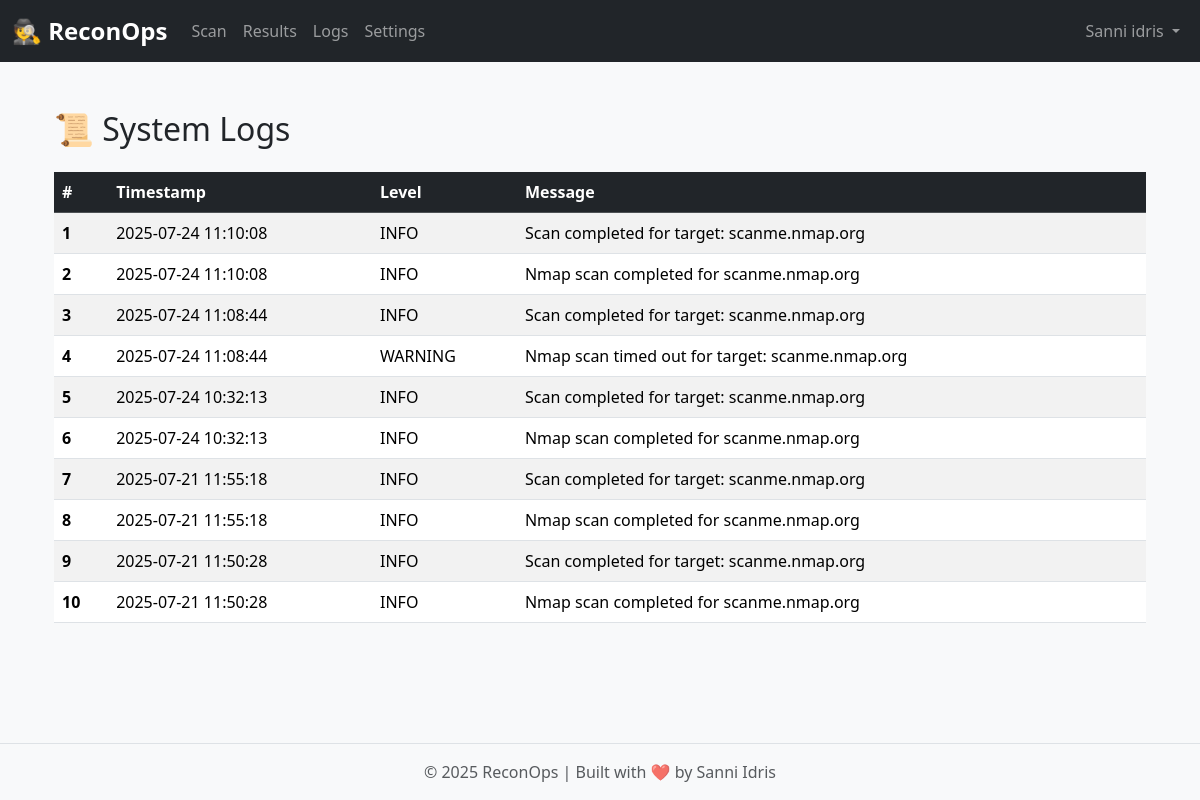
Screenshot of /logs (signed in) with the database file from the repository.
### reconops_dashboard/models.py (models this page shows, shortened)
class User(UserMixin, db.Model):
    __tablename__ = 'users'
    id = db.Column(db.Integer, primary_key=True)
    username = db.Column(db.String(64), unique=True, nullable=False)
    email = db.Column(db.String(120), unique=True, nullable=False)
    password_hash = db.Column(db.String(128), nullable=False)
    role = db.Column(db.String(20), default='user')  # e.g., 'admin' or 'user'

class SystemLog(db.Model):
    __tablename__ = 'system_logs'
    id = db.Column(db.Integer, primary_key=True)
    timestamp = db.Column(db.DateTime, default=datetime.utcnow)
    level = db.Column(db.String(50), nullable=False)
    message = db.Column(db.Text, nullable=False)

### reconops_dashboard/routes/main_routes.py (the view)
@main.route('/logs')
@login_required
def logs():
    logs = SystemLog.query.order_by(SystemLog.timestamp.desc()).all()
    return render_template('logs.html', logs=logs)

### reconops_dashboard/models.py (called while the page is built)
@login_manager.user_loader
def load_user(user_id):
    return User.query.get(int(user_id))

### reconops_dashboard/templates/logs.html
{% extends 'base.html' %}
{% block content %}
<div class="container mt-5">
    <h2 class="mb-4">📜 System Logs</h2>
    {% if logs %}
        <table class="table table-striped table-hover">
            <thead class="table-dark">
                <tr>
                    <th scope="col">#</th>
                    <th scope="col">Timestamp</th>
                    <th scope="col">Level</th>
                    <th scope="col">Message</th>
                </tr>
            </thead>
            <tbody>
                {% for log in logs %}
                <tr>
                    <th scope="row">{{ loop.index }}</th>
                    <td>{{ log.timestamp.strftime('%Y-%m-%d %H:%M:%S') }}</td>
                    <td>{{ log.level }}</td>
                    <td>{{ log.message }}</td>
                </tr>
                {% endfor %}
            </tbody>
        </table>
    {% else %}
        <div class="alert alert-info">
            No logs available at this time.
        </div>
    {% endif %}
</div>
{% endblock %}

### reconops_dashboard/templates/base.html (shortened to what this page needs)
<!DOCTYPE html>
<html lang="en">
<head>
    <link href="https://cdn.jsdelivr.net/npm/bootstrap@5.3.2/dist/css/bootstrap.min.css" rel="stylesheet" />
    <link rel="stylesheet" href="{{ url_for('static', filename='css/styles.css') }}" />
</head>
<body>
    <nav class="navbar navbar-expand-lg navbar-dark bg-dark">
        <div class="container-fluid">
            <a class="navbar-brand" href="{{ url_for('main.home') }}">🕵️ ReconOps</a>
            <div class="collapse navbar-collapse" id="navbarNav">
                <ul class="navbar-nav me-auto">
                    <li class="nav-item">
                        <a class="nav-link" href="{{ url_for('main.scan') }}">Scan</a>
                    </li>
                    <li class="nav-item">
                        <a class="nav-link" href="{{ url_for('main.results') }}">Results</a>
                    </li>
                    <li class="nav-item">
                        <a class="nav-link" href="{{ url_for('main.logs') }}">Logs</a>
                    </li>
                    <li class="nav-item">
                        <a class="nav-link" href="{{ url_for('settings.settings') }}">Settings</a>
                    </li>
                </ul>
                <ul class="navbar-nav ms-auto">
                    {% if current_user.is_authenticated %}
                        <li class="nav-item dropdown">
                            <a
                                class="nav-link dropdown-toggle"
                                href="#"
                                id="userDropdown"
                                role="button"
                                data-bs-toggle="dropdown"
                                aria-expanded="false"
                            >
                                {{ current_user.username }}
                            </a>
                        </li>
                    {% endif %}
                </ul>
            </div>
        </div>
    </nav>
    <div class="container mt-4">
        {% block content %}{% endblock %}
    </div>
    <footer class="footer mt-auto py-3 bg-light text-center">
        <div class="container">
            <span class="text-muted">© 2025 ReconOps | Built with ❤️ by Sanni Idris</span>
        </div>
    </footer>
</body>
</html>

### reconops_dashboard/static/css/styles.css (style rules this page uses)
body { background-color: #f8f9fa; font-family: "Segoe UI", Tahoma, Geneva, Verdana, sans-serif; }
.navbar-brand { font-weight: bold; font-size: 1.5rem; }
footer { position: fixed; bottom: 0; width: 100%; background: #f8f9fa; border-top: 1px solid #dee2e6; }

### rows the page displays
User: username "Sanni idris"
SystemLog: timestamp "2025-07-24 11:10:08", level "INFO", message "Scan completed for target: scanme.nmap.org"
SystemLog: timestamp "2025-07-24 11:10:08", level "INFO", message "Nmap scan completed for scanme.nmap.org"
SystemLog: timestamp "2025-07-24 11:08:44", level "INFO", message "Scan completed for target: scanme.nmap.org"
SystemLog: timestamp "2025-07-24 11:08:44", level "WARNING", message "Nmap scan timed out for target: scanme.nmap.org"
SystemLog: timestamp "2025-07-24 10:32:13", level "INFO", message "Scan completed for target: scanme.nmap.org"
SystemLog: timestamp "2025-07-24 10:32:13", level "INFO", message "Nmap scan completed for scanme.nmap.org"
SystemLog: timestamp "2025-07-21 11:55:18", level "INFO", message "Scan completed for target: scanme.nmap.org"
SystemLog: timestamp "2025-07-21 11:55:18", level "INFO", message "Nmap scan completed for scanme.nmap.org"
SystemLog: timestamp "2025-07-21 11:50:28", level "INFO", message "Scan completed for target: scanme.nmap.org"
SystemLog: timestamp "2025-07-21 11:50:28", level "INFO", message "Nmap scan completed for scanme.nmap.org"
